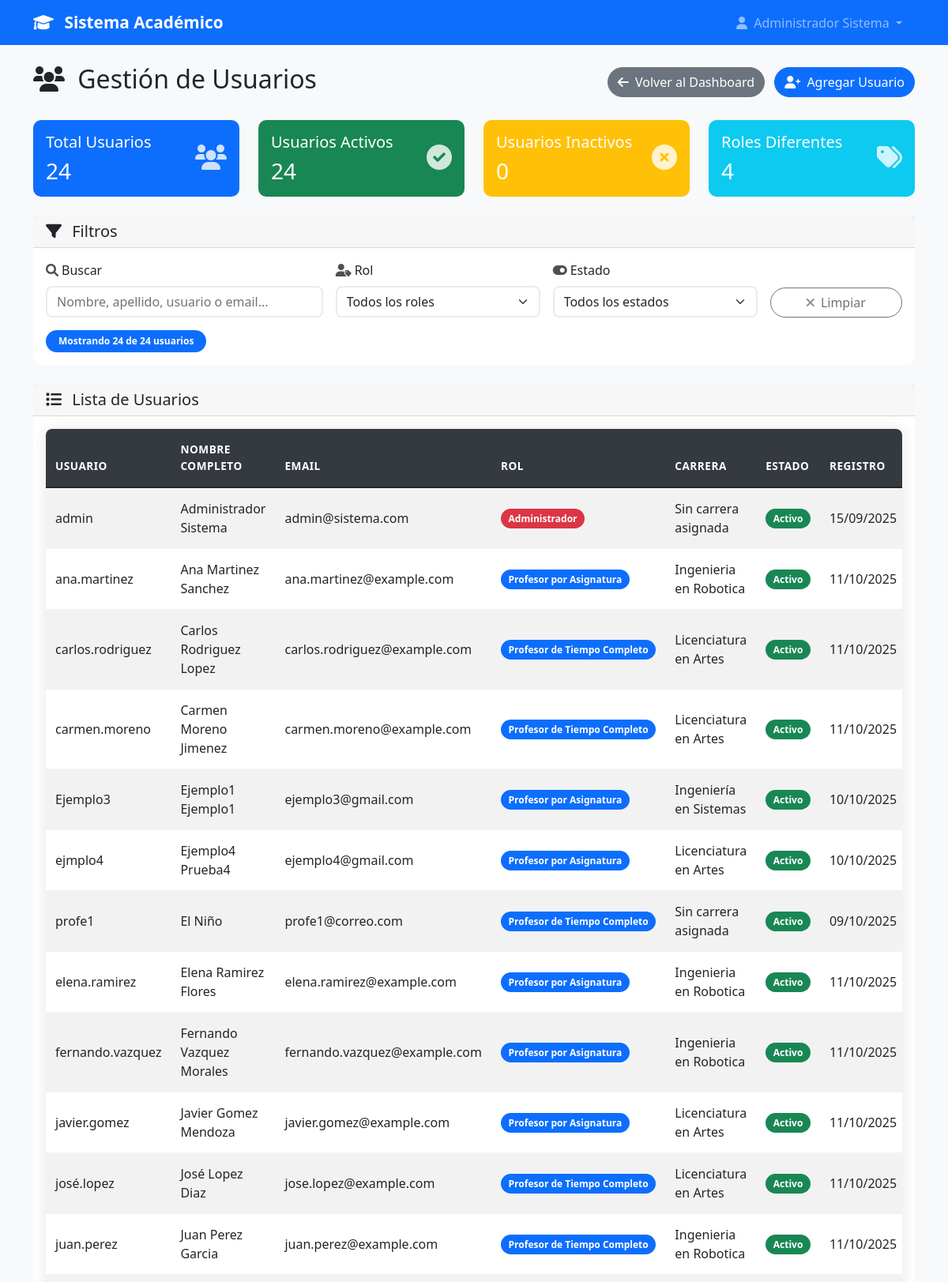
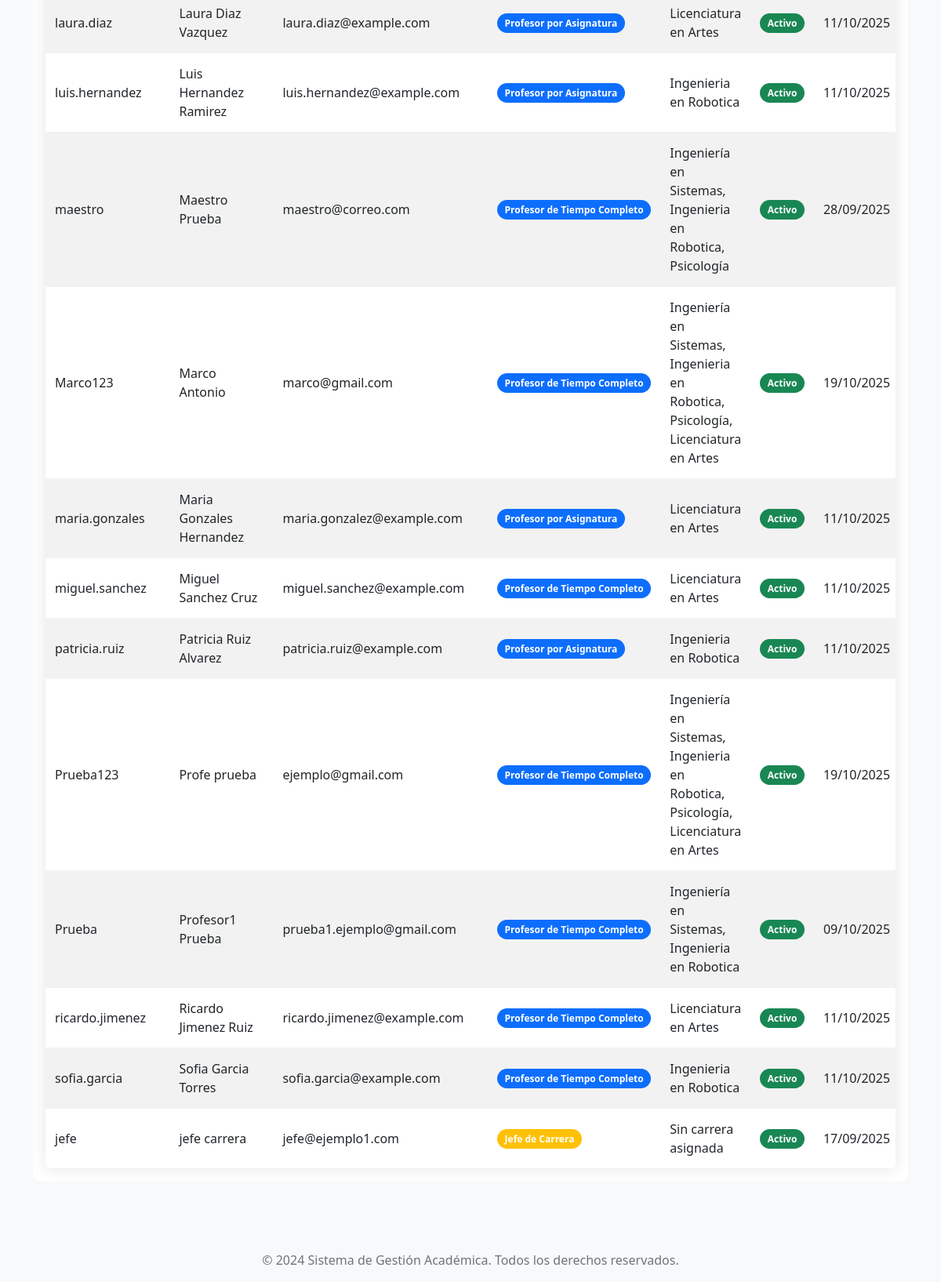
The app's page /admin/usuarios (signed in) with its own data (2 pictures, top to bottom).
### models.py (models this page shows, shortened)
class User(UserMixin, db.Model):
    id = db.Column(db.Integer, primary_key=True)
    username = db.Column(db.String(80), unique=True, nullable=False)
    email = db.Column(db.String(120), unique=True, nullable=False)
    password_hash = db.Column(db.String(120), nullable=False)
    nombre = db.Column(db.String(100), nullable=False)
    apellido = db.Column(db.String(100), nullable=False)
    telefono = db.Column(db.String(20))
    imagen_perfil = db.Column(db.String(200))  # Ruta de la imagen de perfil
    rol = db.Column(db.String(20), nullable=False)
    tipo_profesor = db.Column(db.String(20))
    carreras = db.relationship('Carrera', secondary=user_carreras, backref=db.backref('usuarios', lazy=True))
    materias = db.relationship('Materia', secondary='profesor_materias', backref=db.backref('profesores', lazy=True))
    carrera_id = db.Column(db.Integer, db.ForeignKey('carrera.id'))
    carrera = db.relationship('Carrera', foreign_keys=[carrera_id], backref=db.backref('jefe_carrera', uselist=False))
    fecha_registro = db.Column(db.DateTime, default=datetime.utcnow)
    activo = db.Column(db.Boolean, default=True)
    def get_nombre_completo(self):
        return f"{self.nombre} {self.apellido}"
    def is_admin(self):
        return self.rol == 'admin'
    def get_rol_display(self):
        roles = {
            'admin': 'Administrador',
            'jefe_carrera': 'Jefe de Carrera',
            'profesor_completo': 'Profesor de Tiempo Completo',
            'profesor_asignatura': 'Profesor por Asignatura'
        }
        return roles.get(self.rol, self.rol)
    def get_carrera_nombre(self):
        if not self.carreras:
            return 'Sin carrera asignada'
        if len(self.carreras) == 1:
            return self.carreras[0].nombre
        else:
            return ', '.join([c.nombre for c in self.carreras])

class Carrera(db.Model):
    id = db.Column(db.Integer, primary_key=True)
    nombre = db.Column(db.String(150), nullable=False, unique=True)
    codigo = db.Column(db.String(10), nullable=False, unique=True)  # Ej: "ING-SIS", "MED", etc.
    descripcion = db.Column(db.Text)
    facultad = db.Column(db.String(100))
    activa = db.Column(db.Boolean, default=True)
    fecha_creacion = db.Column(db.DateTime, default=datetime.utcnow)
    creada_por = db.Column(db.Integer, db.ForeignKey('user.id'), nullable=False)
    creador = db.relationship('User', foreign_keys=[creada_por], backref=db.backref('carreras_creadas', lazy=True))

### app.py (the view, shortened to what this page needs)
@app.route('/admin/usuarios')
@login_required
def gestionar_usuarios():
    if not current_user.is_admin():
        flash('No tienes permisos para acceder a esta página.', 'error')
        return redirect(url_for('dashboard'))
    rol_filter = request.args.get('rol', '')
    activo_filter = request.args.get('activo', '')
    busqueda = request.args.get('busqueda', '')
    query = User.query
    if rol_filter:
        if rol_filter == 'profesor':
            query = query.filter(User.rol.in_(['profesor_completo', 'profesor_asignatura']))
        else:
            query = query.filter_by(rol=rol_filter)
    if activo_filter:
        if activo_filter == 'activos':
            query = query.filter_by(activo=True)
        elif activo_filter == 'inactivos':
            query = query.filter_by(activo=False)
    usuarios = query.order_by(User.nombre, User.apellido).all()
    total_usuarios = len(usuarios)
    usuarios_activos = sum(1 for u in usuarios if u.activo)
    usuarios_inactivos = total_usuarios - usuarios_activos
    roles_count = {}
    for usuario in usuarios:
        rol_display = usuario.get_rol_display()
        roles_count[rol_display] = roles_count.get(rol_display, 0) + 1
    return render_template('admin/usuarios.html',
                         usuarios=usuarios,
                         total_usuarios=total_usuarios,
                         usuarios_activos=usuarios_activos,
                         usuarios_inactivos=usuarios_inactivos,
                         roles_count=roles_count,
                         filtros_activos={
                             'rol': rol_filter,
                             'activo': activo_filter,
                             'busqueda': busqueda
                         })

### templates/admin/usuarios.html (shortened to what this page needs)
{% extends "base.html" %}
{% block content %}
<div class="row">
    <div class="col-12">
        <div class="d-flex justify-content-between align-items-center mb-4">
            <h2>
                <i class="fas fa-users me-2"></i>
                Gestión de Usuarios
            </h2>
            <div>
                <a href="{{ url_for('dashboard') }}" class="btn btn-secondary me-2">
                    <i class="fas fa-arrow-left me-1"></i>
                    Volver al Dashboard
                </a>
                <a href="{{ url_for('agregar_usuario') }}" class="btn btn-primary">
                    <i class="fas fa-user-plus me-1"></i>
                    Agregar Usuario
                </a>
            </div>
        </div>
    </div>
</div>
<div class="row mb-4">
    <div class="col-md-3">
        <div class="card bg-primary text-white">
            <div class="card-body">
                <div class="d-flex align-items-center">
                    <div class="flex-grow-1">
                        <h5 class="card-title">Total Usuarios</h5>
                        <h3 class="mb-0">{{ total_usuarios }}</h3>
                    </div>
                    <div class="flex-shrink-0">
                        <i class="fas fa-users fa-2x"></i>
                    </div>
                </div>
            </div>
        </div>
    </div>
    <div class="col-md-3">
        <div class="card bg-success text-white">
            <div class="card-body">
                <div class="d-flex align-items-center">
                    <div class="flex-grow-1">
                        <h5 class="card-title">Usuarios Activos</h5>
                        <h3 class="mb-0">{{ usuarios_activos }}</h3>
                    </div>
                    <div class="flex-shrink-0">
                        <i class="fas fa-check-circle fa-2x"></i>
                    </div>
                </div>
            </div>
        </div>
    </div>
    <div class="col-md-3">
        <div class="card bg-warning text-white">
            <div class="card-body">
                <div class="d-flex align-items-center">
                    <div class="flex-grow-1">
                        <h5 class="card-title">Usuarios Inactivos</h5>
                        <h3 class="mb-0">{{ usuarios_inactivos }}</h3>
                    </div>
                    <div class="flex-shrink-0">
                        <i class="fas fa-times-circle fa-2x"></i>
                    </div>
                </div>
            </div>
        </div>
    </div>
    <div class="col-md-3">
        <div class="card bg-info text-white">
            <div class="card-body">
                <div class="d-flex align-items-center">
                    <div class="flex-grow-1">
                        <h5 class="card-title">Roles Diferentes</h5>
                        <h3 class="mb-0">{{ roles_count|length }}</h3>
                    </div>
                    <div class="flex-shrink-0">
                        <i class="fas fa-tags fa-2x"></i>
                    </div>
                </div>
            </div>
        </div>
    </div>
</div>
<div class="row mb-4">
    <div class="col-12">
        <div class="card">
            <div class="card-header">
                <h5 class="mb-0">
                    <i class="fas fa-filter me-2"></i>
                    Filtros
                </h5>
            </div>
            <div class="card-body">
                <div class="row g-3">
                    <div class="col-md-4">
                        <label for="busqueda-texto" class="form-label">
                            <i class="fas fa-search me-1"></i>Buscar
                        </label>
                        <input type="text"
                               id="busqueda-texto"
                               class="form-control"
                               placeholder="Nombre, apellido, usuario o email...">
                    </div>
                    <div class="col-md-3">
                        <label for="filtro-rol" class="form-label">
                            <i class="fas fa-user-tag me-1"></i>Rol
                        </label>
                        <select id="filtro-rol" class="form-select">
                            <option value="">Todos los roles</option>
                        </select>
                    </div>
                    <div class="col-md-3">
                        <label for="filtro-estado" class="form-label">
                            <i class="fas fa-toggle-on me-1"></i>Estado
                        </label>
                        <select id="filtro-estado" class="form-select">
                            <option value="">Todos los estados</option>
                        </select>
                    </div>
                    <div class="col-md-2 d-flex align-items-end">
                        <button id="limpiar-filtros" class="btn btn-outline-secondary w-100">
                            <i class="fas fa-times me-1"></i>
                            Limpiar
                        </button>
                    </div>
                </div>
                <div class="mt-3">
                    <span id="contador-resultados" class="badge bg-primary">
                        Mostrando <span id="total-visible">{{ usuarios|length }}</span> de {{ usuarios|length }} usuarios
                    </span>
                </div>
            </div>
        </div>
    </div>
</div>
<div class="row">
    <div class="col-12">
        <div class="card">
            <div class="card-header">
                <h5 class="mb-0">
                    <i class="fas fa-list me-2"></i>
                    Lista de Usuarios
                </h5>
            </div>
            <div class="card-body">
                {% if usuarios %}
                    <div class="table-responsive">
                        <table class="table table-striped table-hover">
                            <thead class="table-dark">
                                <tr>
                                    <th>Usuario</th>
                                    <th>Nombre Completo</th>
                                    <th>Email</th>
                                    <th>Rol</th>
                                    <th>Carrera</th>
                                    <th>Estado</th>
                                    <th>Registro</th>
                                </tr>
                            </thead>
                            <tbody>
                                {% for usuario in usuarios %}
                                <tr class="fila-usuario"
                                    data-nombre="{{ usuario.get_nombre_completo()|lower }}"
                                    data-username="{{ usuario.username|lower }}"
                                    data-email="{{ usuario.email|lower }}"
                                    data-rol="{{ usuario.get_rol_display() }}"
                                    data-estado="{{ 'Activo' if usuario.activo else 'Inactivo' }}">
                                    <td>{{ usuario.username }}</td>
                                    <td>{{ usuario.get_nombre_completo() }}</td>
                                    <td>{{ usuario.email }}</td>
                                    <td>
                                        <span class="badge bg-{% if usuario.rol == 'admin' %}danger{% elif usuario.rol == 'jefe_carrera' %}warning{% else %}primary{% endif %}">
                                            {{ usuario.get_rol_display() }}
                                        </span>
                                    </td>
                                    <td>{{ usuario.get_carrera_nombre() }}</td>
                                    <td>
                                        {% if usuario.activo %}
                                            <span class="badge bg-success">Activo</span>
                                        {% else %}
                                            <span class="badge bg-danger">Inactivo</span>
                                        {% endif %}
                                    </td>
                                    <td>{{ usuario.fecha_registro.strftime('%d/%m/%Y') }}</td>
                                </tr>
                                {% endfor %}
                            </tbody>
                        </table>
                    </div>
                {% endif %}
            </div>
        </div>
    </div>
</div>
{% endblock %}

### templates/base.html (shortened to what this page needs)
<!DOCTYPE html>
<html lang="es">
<head>
    <link href="https://cdn.jsdelivr.net/npm/bootstrap@5.1.3/dist/css/bootstrap.min.css" rel="stylesheet">
    <link rel="stylesheet" href="https://cdnjs.cloudflare.com/ajax/libs/font-awesome/6.0.0/css/all.min.css">
    <link rel="stylesheet" href="{{ url_for('static', filename='css/style.css') }}">
</head>
<body>
    <nav class="navbar navbar-expand-lg navbar-dark bg-primary">
        <div class="container">
            <a class="navbar-brand" href="{{ url_for('index') }}">
                <i class="fas fa-graduation-cap me-2"></i>
                Sistema Académico
            </a>
            <div class="collapse navbar-collapse" id="navbarNav">
                <ul class="navbar-nav ms-auto">
                    {% if current_user.is_authenticated %}
                        <li class="nav-item dropdown">
                            <a class="nav-link dropdown-toggle" href="#" id="navbarDropdown" role="button" data-bs-toggle="dropdown">
                                <i class="fas fa-user me-1"></i>
                                {{ current_user.get_nombre_completo() }}
                            </a>
                        </li>
                    {% endif %}
                </ul>
            </div>
        </div>
    </nav>
    <main class="py-4">
        <div class="container">
            {% block content %}{% endblock %}
        </div>
    </main>
    <footer class="bg-light text-center py-3 mt-5">
        <div class="container">
            <p class="text-muted mb-0">&copy; 2024 Sistema de Gestión Académica. Todos los derechos reservados.</p>
        </div>
    </footer>
</body>
</html>

### records on screen
User: get_nombre_completo "Administrador Sistema", username "admin", email "admin@sistema.com", rol "Administrador", get_carrera_nombre "Sin carrera asignada", activo "Activo", fecha_registro "15/09/2025"
User: username "ana.martinez", get_nombre_completo "Ana Martinez Sanchez", email "ana.martinez@example.com", rol "Profesor por Asignatura", get_carrera_nombre "Ingenieria en Robotica", activo "Activo", fecha_registro "11/10/2025"
User: username "carlos.rodriguez", get_nombre_completo "Carlos Rodriguez Lopez", email "carlos.rodriguez@example.com", rol "Profesor de Tiempo Completo", get_carrera_nombre "Licenciatura en Artes", activo "Activo", fecha_registro "11/10/2025"
User: username "carmen.moreno", get_nombre_completo "Carmen Moreno Jimenez", email "carmen.moreno@example.com", rol "Profesor de Tiempo Completo", get_carrera_nombre "Licenciatura en Artes", activo "Activo", fecha_registro "11/10/2025"
User: username "Ejemplo3", get_nombre_completo "Ejemplo1 Ejemplo1", email "ejemplo3@gmail.com", rol "Profesor por Asignatura", get_carrera_nombre "Ingeniería en Sistemas", activo "Activo", fecha_registro "10/10/2025"
User: username "ejmplo4", get_nombre_completo "Ejemplo4 Prueba4", email "ejemplo4@gmail.com", rol "Profesor por Asignatura", get_carrera_nombre "Licenciatura en Artes", activo "Activo", fecha_registro "10/10/2025"
User: username "profe1", get_nombre_completo "El Niño", email "profe1@correo.com", rol "Profesor de Tiempo Completo", get_carrera_nombre "Sin carrera asignada", activo "Activo", fecha_registro "09/10/2025"
User: username "elena.ramirez", get_nombre_completo "Elena Ramirez Flores", email "elena.ramirez@example.com", rol "Profesor por Asignatura", get_carrera_nombre "Ingenieria en Robotica", activo "Activo", fecha_registro "11/10/2025"
User: username "fernando.vazquez", get_nombre_completo "Fernando Vazquez Morales", email "fernando.vazquez@example.com", rol "Profesor por Asignatura", get_carrera_nombre "Ingenieria en Robotica", activo "Activo", fecha_registro "11/10/2025"
User: username "javier.gomez", get_nombre_completo "Javier Gomez Mendoza", email "javier.gomez@example.com", rol "Profesor por Asignatura", get_carrera_nombre "Licenciatura en Artes", activo "Activo", fecha_registro "11/10/2025"
User: username "josé.lopez", get_nombre_completo "José Lopez Diaz", email "jose.lopez@example.com", rol "Profesor de Tiempo Completo", get_carrera_nombre "Licenciatura en Artes", activo "Activo", fecha_registro "11/10/2025"
User: username "juan.perez", get_nombre_completo "Juan Perez Garcia", email "juan.perez@example.com", rol "Profesor de Tiempo Completo", get_carrera_nombre "Ingenieria en Robotica", activo "Activo", fecha_registro "11/10/2025"
User: username "laura.diaz", get_nombre_completo "Laura Diaz Vazquez", email "laura.diaz@example.com", rol "Profesor por Asignatura", get_carrera_nombre "Licenciatura en Artes", activo "Activo", fecha_registro "11/10/2025"
User: username "luis.hernandez", get_nombre_completo "Luis Hernandez Ramirez", email "luis.hernandez@example.com", rol "Profesor por Asignatura", get_carrera_nombre "Ingenieria en Robotica", activo "Activo", fecha_registro "11/10/2025"
User: username "maestro", get_nombre_completo "Maestro Prueba", email "maestro@correo.com", rol "Profesor de Tiempo Completo", get_carrera_nombre "Ingeniería en Sistemas, Ingenieria en Robotica, Psicología", activo "Activo", fecha_registro "28/09/2025"
User: username "Marco123", get_nombre_completo "Marco Antonio", email "marco@gmail.com", rol "Profesor de Tiempo Completo", get_carrera_nombre "Ingeniería en Sistemas, Ingenieria en Robotica, Psicología, Licenciatura en Artes", activo "Activo", fecha_registro "19/10/2025"
User: username "maria.gonzales", get_nombre_completo "Maria Gonzales Hernandez", email "maria.gonzalez@example.com", rol "Profesor por Asignatura", get_carrera_nombre "Licenciatura en Artes", activo "Activo", fecha_registro "11/10/2025"
User: username "miguel.sanchez", get_nombre_completo "Miguel Sanchez Cruz", email "miguel.sanchez@example.com", rol "Profesor de Tiempo Completo", get_carrera_nombre "Licenciatura en Artes", activo "Activo", fecha_registro "11/10/2025"
User: username "patricia.ruiz", get_nombre_completo "Patricia Ruiz Alvarez", email "patricia.ruiz@example.com", rol "Profesor por Asignatura", get_carrera_nombre "Ingenieria en Robotica", activo "Activo", fecha_registro "11/10/2025"
User: username "Prueba123", get_nombre_completo "Profe prueba", email "ejemplo@gmail.com", rol "Profesor de Tiempo Completo", get_carrera_nombre "Ingeniería en Sistemas, Ingenieria en Robotica, Psicología, Licenciatura en Artes", activo "Activo", fecha_registro "19/10/2025"
User: username "Prueba", get_nombre_completo "Profesor1 Prueba", email "prueba1.ejemplo@gmail.com", rol "Profesor de Tiempo Completo", get_carrera_nombre "Ingeniería en Sistemas, Ingenieria en Robotica", activo "Activo", fecha_registro "09/10/2025"
User: username "ricardo.jimenez", get_nombre_completo "Ricardo Jimenez Ruiz", email "ricardo.jimenez@example.com", rol "Profesor de Tiempo Completo", get_carrera_nombre "Licenciatura en Artes", activo "Activo", fecha_registro "11/10/2025"
User: username "sofia.garcia", get_nombre_completo "Sofia Garcia Torres", email "sofia.garcia@example.com", rol "Profesor de Tiempo Completo", get_carrera_nombre "Ingenieria en Robotica", activo "Activo", fecha_registro "11/10/2025"
User: username "jefe", get_nombre_completo "jefe carrera", email "jefe@ejemplo1.com", rol "Jefe de Carrera", get_carrera_nombre "Sin carrera asignada", activo "Activo", fecha_registro "17/09/2025"

### other values on screen
{{ total_usuarios }} "24"
{{ usuarios_activos }} "24"
{{ usuarios_inactivos }} "0"
{{ roles_count|length }} "4"
{{ usuarios|length }} "24"
